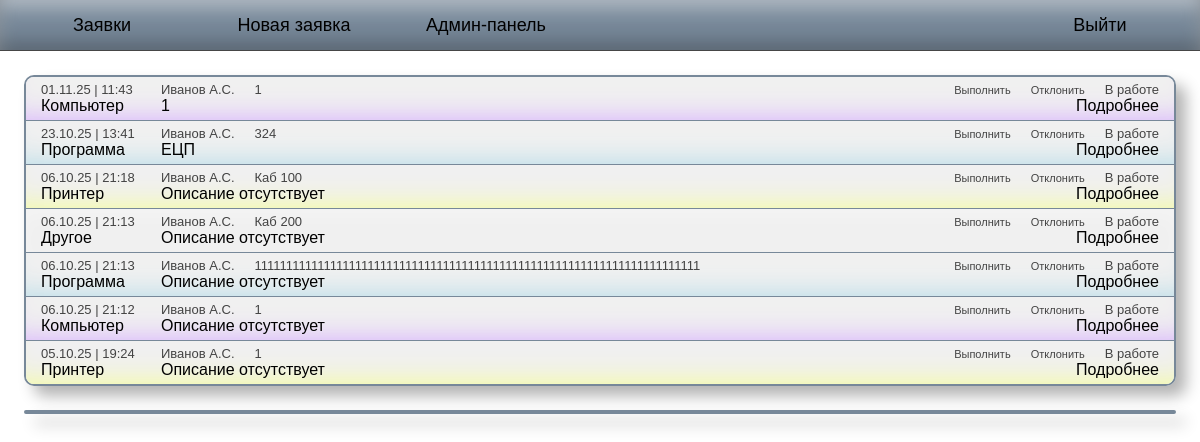
Page /board (signed in) on the committed database.
### main/models.py (models this page shows, shortened)
class Request(models.Model):
    request_types = [
        ('PRINTER', 'Принтер'),
        ('SOFTWARE', 'Программа'),
        ('HARDWARE', 'Компьютер'),
        ('ETC', 'Другое'),
    ]
    status_choices = [
        ('WORKING', 'В работе'),
        ('COMPLETED', 'Выполнено'),
        ('REJECTED', 'Отклонено'),
    ]
    request_text = models.CharField(max_length=2048, null=True, blank=True,
                                    default='Описание отсутствует')
    place = models.CharField(max_length=128, null=False)
    request_date = models.DateTimeField(null=False)
    sender = models.ForeignKey(Worker, on_delete=models.CASCADE)
    category = models.CharField(choices=request_types)
    status = models.CharField(choices=status_choices, default='WORKING')

class Worker(models.Model):
    worker_roles = [
        ('admin', 'Администратор'),
        ('worker', 'Сотрудник'),
    ]
    user = models.OneToOneField(User, on_delete=models.CASCADE)
    role = models.CharField(choices=worker_roles, default='worker')
    full_name = models.CharField(max_length=255, null=False)

### main/views.py (the view)
# urls.py: path('board', board_view, name='board'),
@login_required(login_url='login')
def board_view(request):
    worker = Worker.objects.get(user=request.user)
    if worker.role == 'admin':
        requests = Request.objects.filter(status='WORKING')
    else:
        requests = Request.objects.filter(sender=worker, status='WORKING')
    requests = requests.order_by('-request_date')
    return render(request, 'requests.html', {
        'requests': requests,
    })

### templates/requests.html (shortened to what this page needs)
{% extends 'header.html' %}
{% load static %}
{% block styles %}
    <link href="{% static '/css/requests.css' %}" rel="stylesheet">
{% endblock styles %}
{% block body %}
<div class="requests-content">
    {% if not requests %}
    {% else %}
        <div class="requests-wrapper">
            {% for request in requests %}
                {% if request.category == 'PRINTER' %}
                <div class="request-wrapper printer" id="request-wrapper-{{ request.id }}">
                {% elif request.category == 'SOFTWARE' %}
                <div class="request-wrapper software" id="request-wrapper-{{ request.id }}">
                {% elif request.category == 'HARDWARE' %}
                <div class="request-wrapper hardware" id="request-wrapper-{{ request.id }}">
                {% elif request.category == 'ETC' %}
                <div class="request-wrapper etc" id="request-wrapper-{{ request.id }}">
                {% endif %}
                    <div class="request-header">
                        <span class="request-time">
            {{ request.request_date|date:"d.m.y" }} | {{ request.request_date|time:"H:i" }}
                        </span>
                        <span class="request-from">{{ request.sender.full_name }}</span>
                        <span class="request-place">{{ request.place }}</span>
                        {% if user.worker.role == 'admin' %}
                            <div class="complete-btn-wrapper">
                                <button class="complete-btn change-status-btn" id="complete-btn-{{ request.id }}">Выполнить</button>
                            </div>
                            <div class="reject-btn-wrapper">
                                <button class="reject-btn change-status-btn" id="reject-btn-{{ request.id }}">Отклонить</button>
                            </div>
                        {% elif request.sender == user.worker %}
                            <div class="reject-btn-wrapper">
                                <button class="reject-btn change-status-btn" id="reject-btn-{{ request.id }}">Отозвать</button>
                            </div>
                        {% endif %}
                        <div class="request-status">{{ request.get_status_display }}</div>
                    </div>
                    <div class="request-body">
                        <span class="request-category">{{ request.get_category_display }}</span>
                        <span class="request-text">{{ request.request_text|truncatechars:'100' }}</span>
                        <span class="request-details-btn" id="details-{{ request.id }}">Подробнее</span>
                    </div>
                </div>
            {% endfor %}
        </div>
    {%endif %}
    <div class="done-requests-wrapper" id="done-requests-wrapper"></div>
</div>
{% endblock %}

### static/css/header.css (style rules this page uses)
body { background: white; margin: 0; font-family: Calibri, sans-serif; }

### rows in the picture
Request: request_date "01.11.25", request_date "11:43", sender.full_name "Иванов А.С.", place "1", status "В работе", category "Компьютер", request_text "1"
Request: request_date "23.10.25", request_date "13:41", sender.full_name "Иванов А.С.", place "324", status "В работе", category "Программа", request_text "ЕЦП"
Request: request_date "06.10.25", request_date "21:18", sender.full_name "Иванов А.С.", place "Каб 100", status "В работе", category "Принтер", request_text "Описание отсутствует"
Request: request_date "06.10.25", request_date "21:13", sender.full_name "Иванов А.С.", place "Каб 200", status "В работе", category "Другое", request_text "Описание отсутствует"
Request: request_date "06.10.25", request_date "21:13", sender.full_name "Иванов А.С.", place "11111111111111111111111111111111111111111111111111111111111111111111111", status "В работе", category "Программа", request_text "Описание отсутствует"
Request: request_date "06.10.25", request_date "21:12", sender.full_name "Иванов А.С.", place "1", status "В работе", category "Компьютер", request_text "Описание отсутствует"
Request: request_date "05.10.25", request_date "19:24", sender.full_name "Иванов А.С.", place "1", status "В работе", category "Принтер", request_text "Описание отсутствует"
